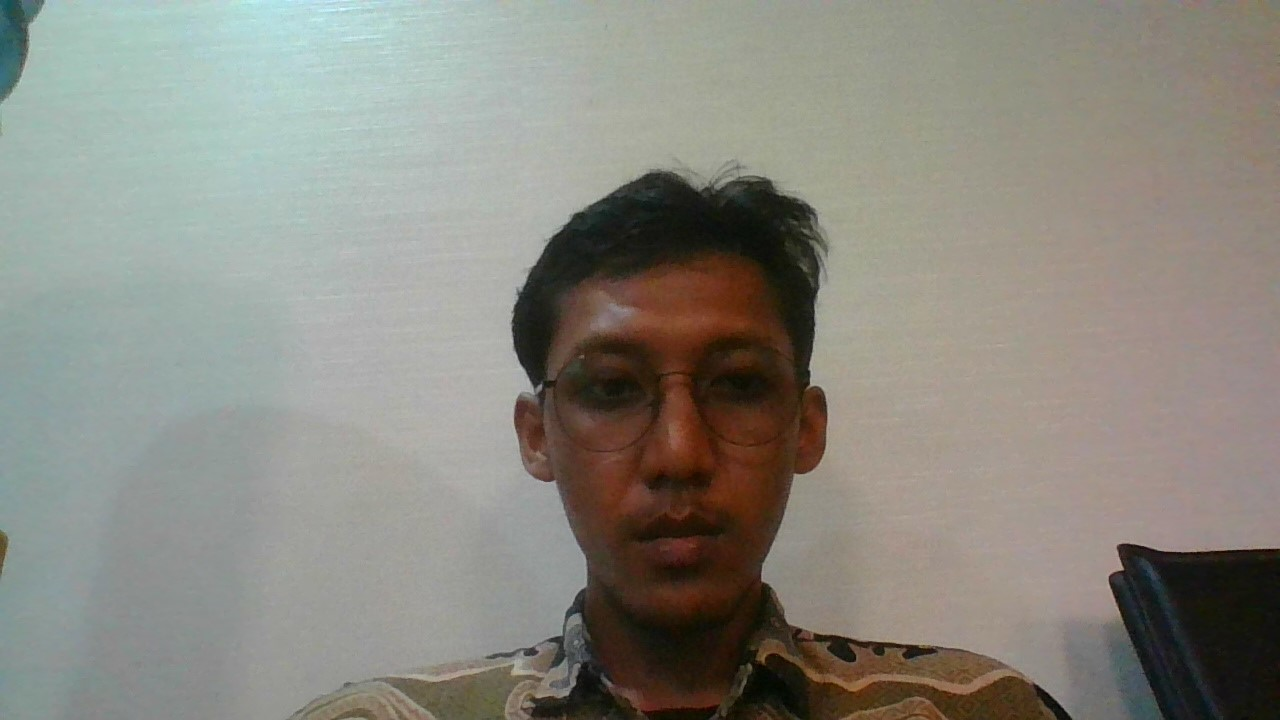
#> input picture assets/sample.jpg, 1280 x 720 px, given in place of the camera
$ python face-smile-detect-cam-setting.py
#> lines starting #> are read from the running program, lines starting #| are printed output that depends on the picture; after the words box and inside, x2 and y2 are one past the last pixel; in counts of white or black regions, pixels touching at a corner belong together
import cv2
import tkinter
from tkinter import ttk

# Load Haar Cascade untuk deteksi wajah dan senyuman
face_cascade = cv2.CascadeClassifier('data/haarcascade_frontalface_default.xml')
smile_cascade = cv2.CascadeClassifier('data/haarcascade_smile.xml')

# Buka kamera (0 adalah ID kamera default)
cap = cv2.VideoCapture(0)

# Variabel untuk menyimpan poin dan status senyuman
smile_points = 0
smile_detected = False  # Status apakah senyuman sedang terdeteksi

# Parameter default
resize_width = 300
resize_height = 300
scale_factor = 2.5
min_neighbors = 30
min_size = (40, 40)

# Fungsi untuk memperbarui parameter dari UI
# [63 lines left out: functions update_parameters, open_settings_ui, not called in this run]

# Buat jendela utama Tkinter
root = tkinter.Tk()
root.title("Smile Detection Camera")

# Tambahkan tombol untuk membuka UI pengaturan
btn_settings = tkinter.Button(root, text="Open Settings", command=open_settings_ui)
btn_settings.pack(pady=10)

# Jalankan UI dalam thread terpisah agar kamera tetap berjalan
import threading
threading.Thread(target=root.mainloop, daemon=True).start()

while True:
    # Baca frame dari kamera
    ret, frame = cap.read()
#> frame is the input picture: shape (720, 1280, 3); mean B, G, R 128.2, 136.7, 138.3

    # Terapkan efek mirror
    frame = cv2.flip(frame, 1)  # Flip frame horizontal
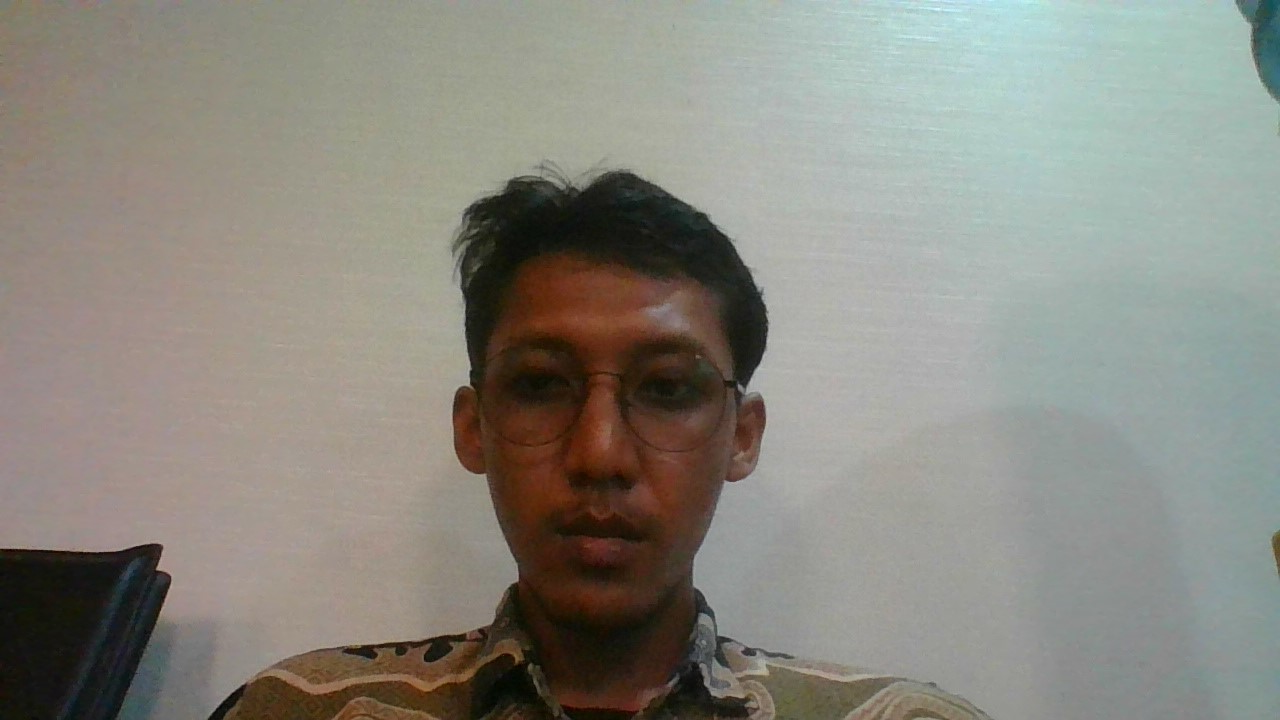
#> frame: shape (720, 1280, 3); mean B, G, R 128.2, 136.7, 138.3

    # Ubah frame ke grayscale untuk deteksi
    gray = cv2.cvtColor(frame, cv2.COLOR_BGR2GRAY)
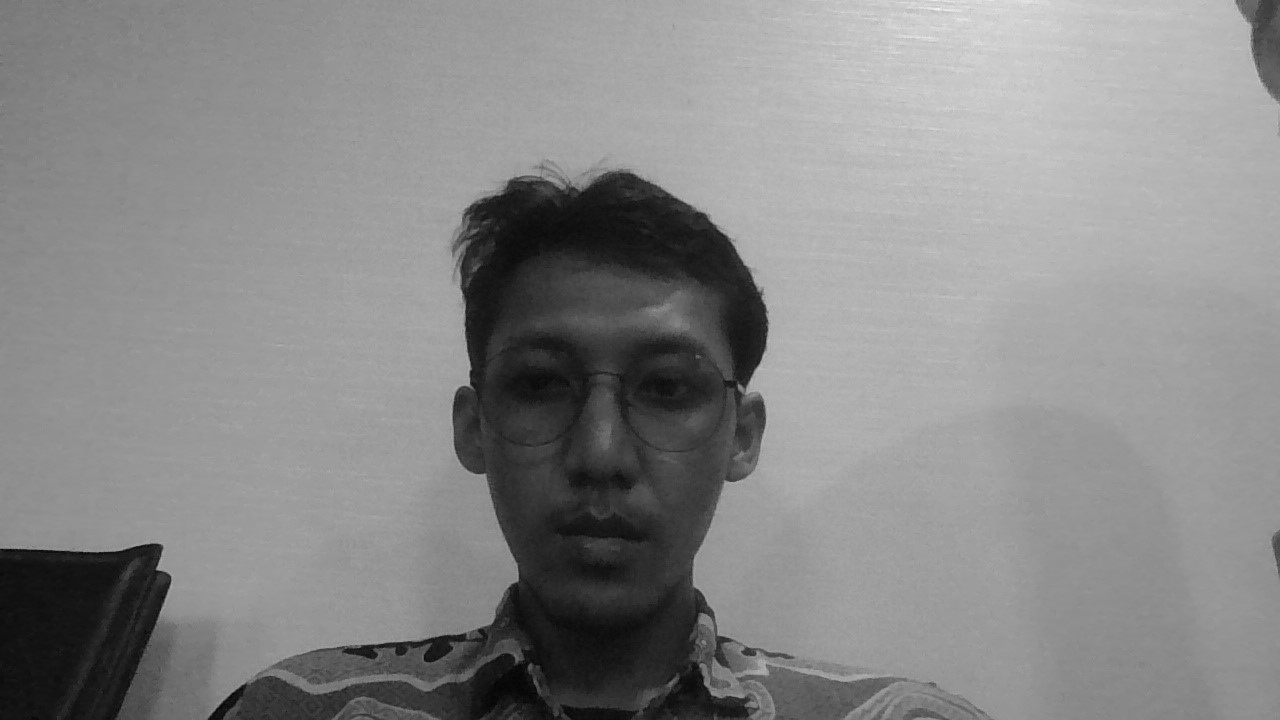
#> gray: shape (720, 1280); min 3, max 245, mean 136.2

    # Deteksi wajah
    faces = face_cascade.detectMultiScale(gray, scaleFactor=1.1, minNeighbors=5, minSize=(30, 30))
#> faces = [[442, 261, 324, 324]]

    for (x, y, w, h) in faces:
        # Gambarkan persegi di sekitar wajah yang terdeteksi
        cv2.rectangle(frame, (x, y), (x + w, y + h), (255, 0, 0), 2)

        # Area wajah untuk deteksi senyuman
        face_roi_gray = gray[y:y + h, x:x + w]
        face_roi_color = frame[y:y + h, x:x + w]

        # Perbesar area wajah
        face_roi_gray = cv2.resize(face_roi_gray, (resize_width, resize_height))

        # Deteksi senyuman dalam area wajah
        smiles = smile_cascade.detectMultiScale(
            face_roi_gray,
            scaleFactor=scale_factor,
            minNeighbors=min_neighbors,
            minSize=min_size
        )

        # Jika senyuman terdeteksi
        if len(smiles) > 0:
            if not smile_detected:  # Jika senyuman belum dihitung
                smile_points += 1
                smile_detected = True  # Tandai bahwa senyuman sedang dihitung
        else:
            smile_detected = False  # Reset status jika tidak ada senyuman

        # Gambarkan persegi di sekitar senyuman yang terdeteksi
        for (sx, sy, sw, sh) in smiles:
            cv2.rectangle(face_roi_color, (sx, sy), (sx + sw, sy + sh), (0, 255, 0), 2)
#> this loop made 1 pass
#> pass 1, `face_roi_gray = gray[y:y + h, x:x + w]`:
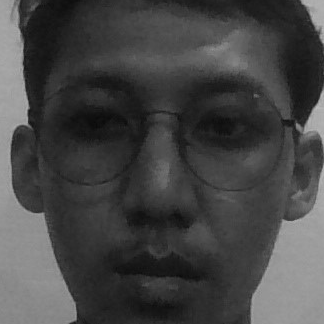
#> face_roi_gray: shape (324, 324); min 9, max 186, mean 69.2
#> pass 1, `face_roi_color = frame[y:y + h, x:x + w]`:
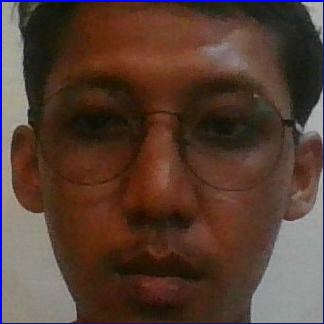
#> face_roi_color: shape (324, 324, 3); mean B, G, R 52.2, 61.8, 85.2
#> after the loop:
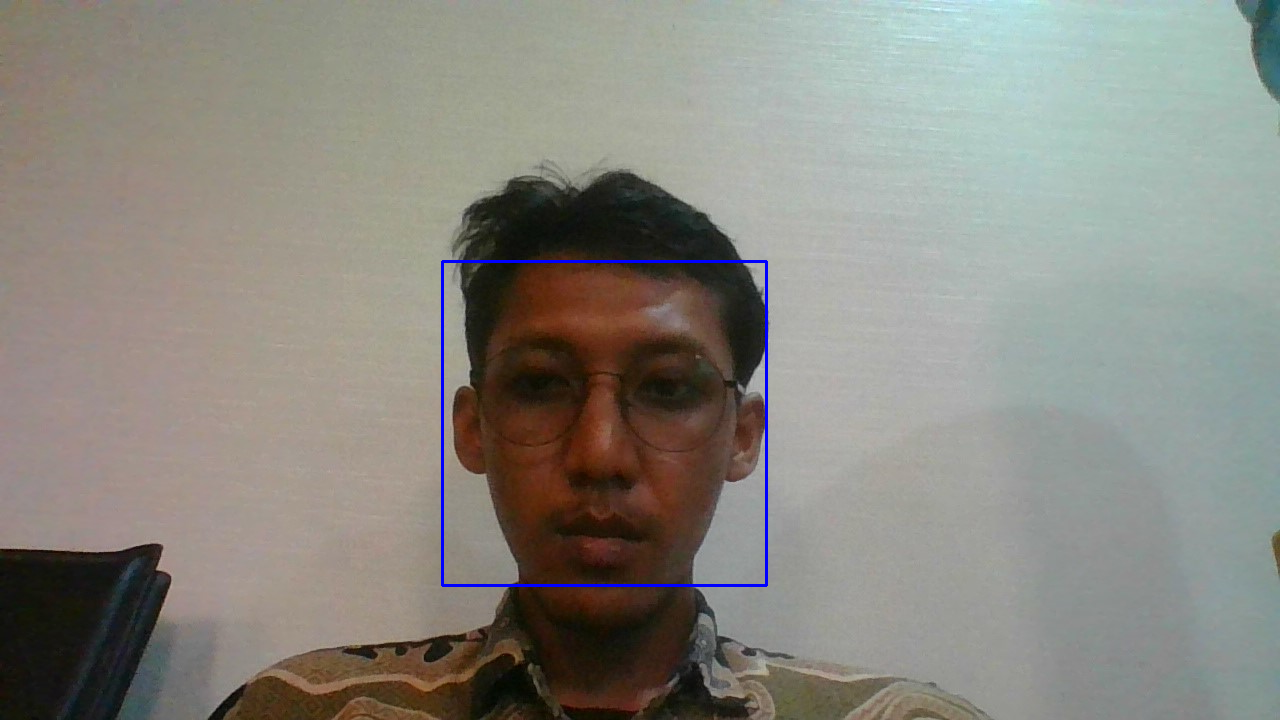
#> frame: shape (720, 1280, 3); 0.42% of pixels changed, all inside (x1, y1, x2, y2) = (441, 260, 768, 587)
#> after the loop, smile_points = 0

    # Tampilkan poin di pojok kiri atas frame
    cv2.putText(
        frame,
        f'Smile Points: {smile_points}',
        (10, 30),  # Koordinat teks (x, y)
        cv2.FONT_HERSHEY_SIMPLEX,  # Font
        1,  # Ukuran font
        (0, 255, 255),  # Warna teks (kuning)
        2,  # Ketebalan garis teks
        cv2.LINE_AA  # Gaya garis
    )
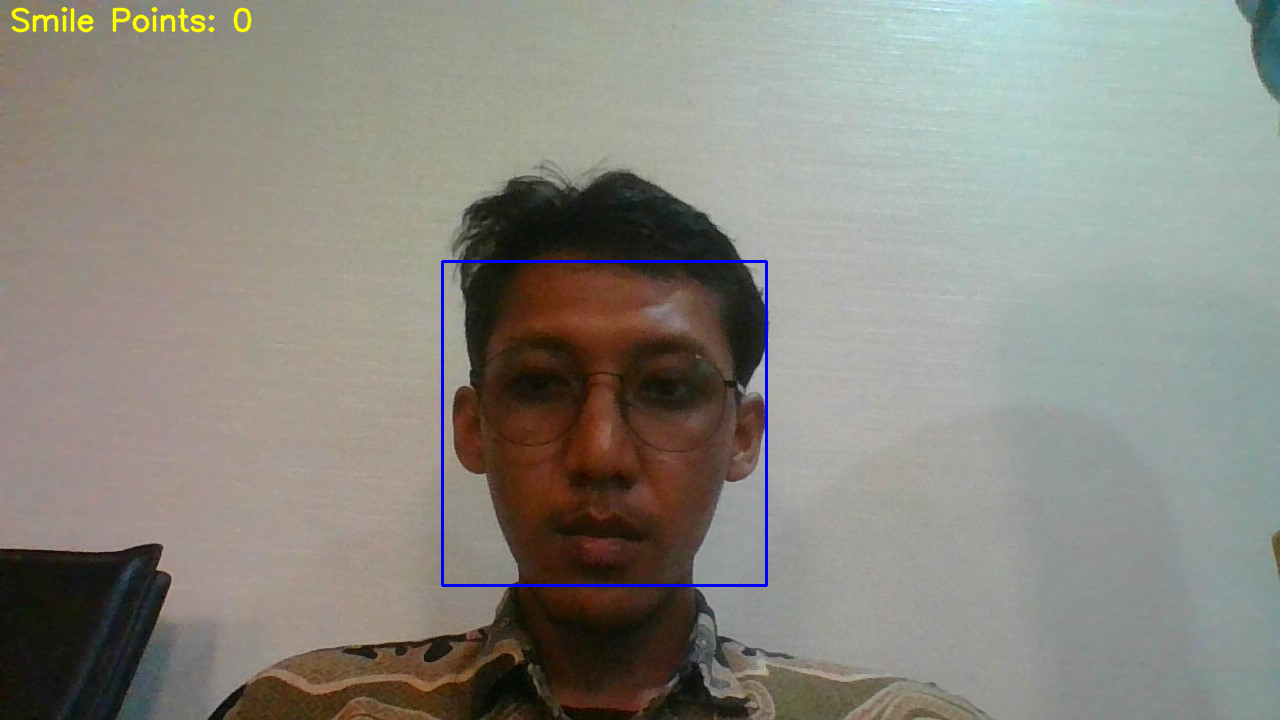
#> frame: shape (720, 1280, 3); 0.28% of pixels changed, all inside (x1, y1, x2, y2) = (11, 7, 252, 33)

    # Tampilkan frame dengan kotak wajah dan senyuman
    cv2.imshow('Smile Points', frame)

    # Jika tombol 'q' ditekan, keluar dari loop
    if cv2.waitKey(1) & 0xFF == ord('q'):
#> (key q is pressed here)
        break

# Bersihkan sumber daya
cap.release()
cv2.destroyAllWindows()
